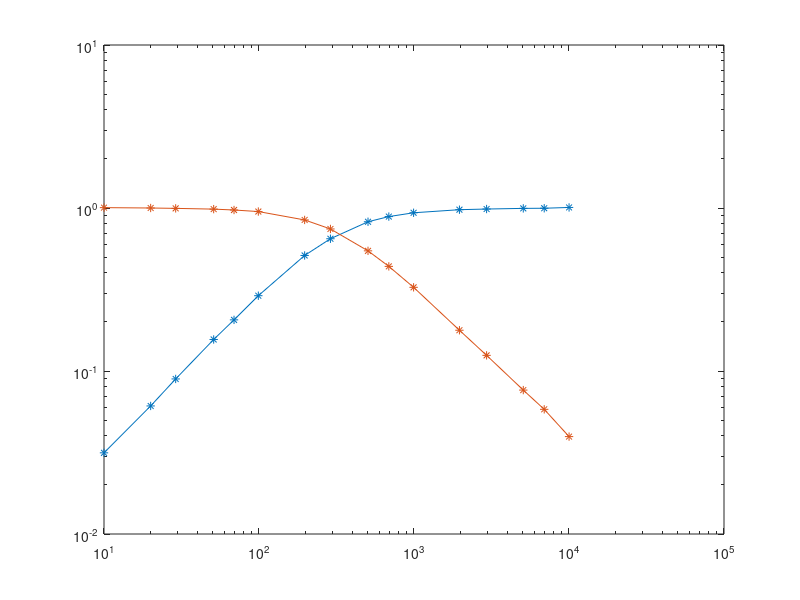

Recreate this plot in MATLAB. (Note: this script raises an error after producing the figure.)
% Measurements
f = [10;20;29;51;69;99;197;289;
        505;688;994;1964;2940;5070;6920;10010];
Vin = [5.75;5.75;5.75;5.74;5.73;5.73;5.67;5.62;
        5.55;5.52;5.52;5.51;5.54;5.67;5.86;6.34];
Vr = [0.181;0.351;0.514;0.896;1.18;1.66;2.90;3.64;
        4.57;4.89;5.16;5.38;5.46;5.64;5.84;6.39];
Vc = [5.78;5.75;5.72;5.65;5.57;5.45;4.79;4.18;
        3.03;2.42;1.80;0.980;0.691;0.433;0.341;0.251];

loglog(f,Vin,f,Vr,'-*',f,Vc,'-*');

% Gain for high-pass and low-pass filters
Gph = Vr ./ Vin;
Gpb = Vc ./ Vin;

loglog(f,Gph,'-*',f,Gpb,'-*');

% Point subsets for the linear approximation
left = [1 2 3 4 5];
right = [12 13 14 15 16];

% Abscissae for displaying the lines
log_f = linspace(log(f(1)), log(f(16)));
reg_f = exp(log_f);
% Ordinates for displaying the cutoff frequency
vertical = exp(linspace(-3,0));

% Calculating the linear approximations for high-pass
phleft = approx_lin1(log(f(left)), log(Gph(left)));
phleftline = exp(phleft(1) * log_f + phleft(2));
phright = approx_lin1(log(f(right)), log(Gph(right)));
phrightline = exp(phright(1) * log_f + phright(2));
% Cutoff frequency: intersection of the lines
fc_ph = exp(-(phright(2)-phleft(2))/(phright(1)-phleft(1)))

loglog(f, Gph, 'o',
        exp(log_f), phleftline, exp(log_f), phrightline,
        ones(size(vertical))*fc_ph, vertical, '--');

% Calculating the linear approximations for low-pass
pbleft = approx_lin1(log(f(left)), log(Gpb(left)));
pbleftline = exp(pbleft(1) * log_f + pbleft(2));
pbright = approx_lin1(log(f(right)), log(Gpb(right)));
pbrightline = exp(pbright(1) * log_f + pbright(2));
% Cutoff frequency: intersection of the lines
fc_pb = exp(-(pbright(2)-pbleft(2))/(pbright(1)-pbleft(1)))

loglog(f,Gpb,'o', reg_f, pbleftline, reg_f, pbrightline,
        ones(size(vertical))*fc_pb, vertical, '--');

% Displaying the theoretical functions based on the cutoff frequency
ones_f = ones(size(reg_f));
phreal = 1 ./ sqrt(1 + (fc_ph./reg_f).^2);
pbreal = 1 ./ sqrt(1 + (reg_f./fc_pb).^2);

loglog(f,Gph,'o',f,Gpb,'o', reg_f, phreal, reg_f, pbreal);
